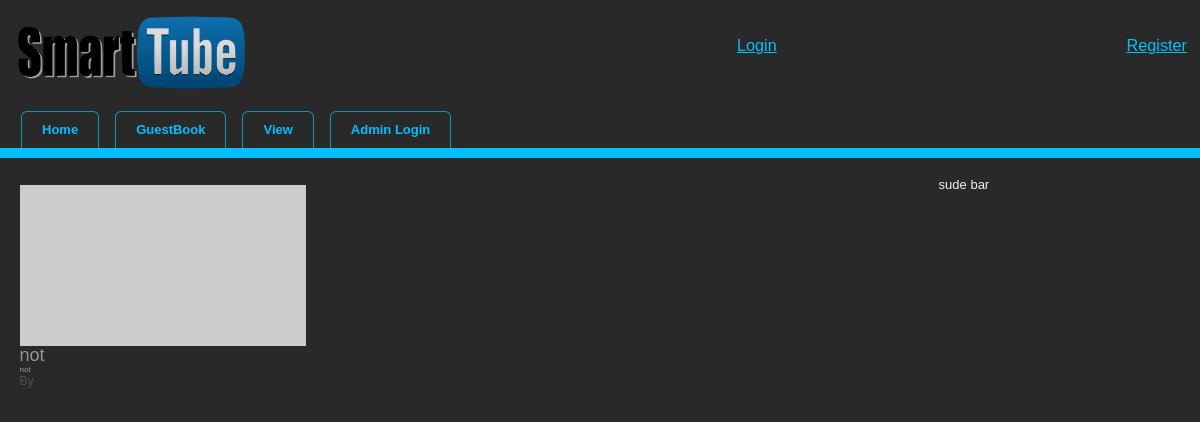
Before: / with the older database file.
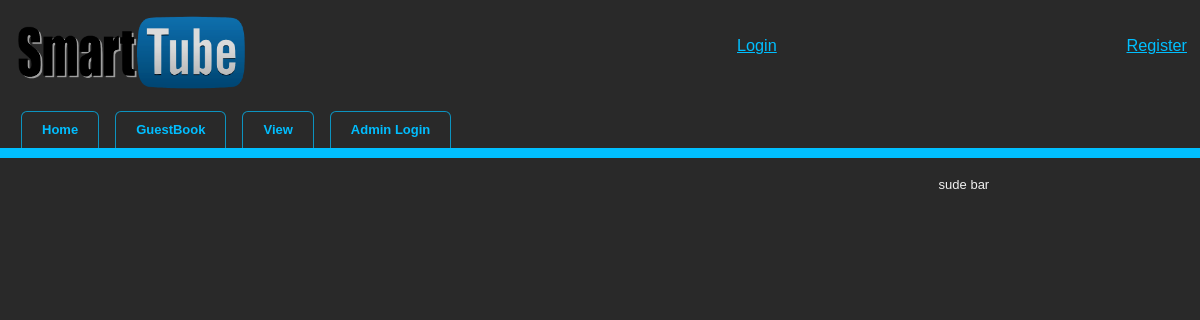
After: the same page with the newer database file.
### tables this page shows
CREATE TABLE videos (
id INTEGER PRIMARY KEY, username TEXT NOT NULL,
videoURL TEXT NOT NULL,
thumbURL TEXT NOT NULL,
timestamp INTEGER NOT NULL,
likes INTEGER,
views INTEGER,
desc TEXT NOT NULL,
title TEXT NOT NULL
);

### templator.php (called while the page is built)
<?php
	$head = file_get_contents('head.html');
	$main = include 'main.php';
	$footer1 = file_get_contents('footer1.html');
	$footer2 = file_get_contents('footer2.html');
	$footer3 = file_get_contents('footer3.html');
?>

### list.php (the view, shortened to what this page needs)
<?php
	function videoList($r){
		$db = new SQLite3('videos.db');
		$results = $db->query("SELECT * FROM videos");
		while($row = $results->fetchArray(SQLITE3_ASSOC)) {?>
			<div class="item">
				<div class="pic">
					<a href="video.php?id=<?= $row['id'] ?>">
						<img src="<?= htmlentities($row['thumbURL']) ?>"/>
					</a>
				</div>
				<div class="h-desc"><?= htmlentities($row['title']) ?></div>
				<div class="filename"><?= htmlentities(mb_strimwidth($row['desc'], 0, 25, "...")); ?></div>
				<div class="info">By <span class="username"><?= htmlentities($row['username']) ?></span></div>
			</div>
<?php
		};
		return ob_get_clean();
	};
?>

### main.php
<?php
	return call_user_func(function() {
		include 'env.php';
		$db = new SQLite3('videos.db');
		$stmt = $db->prepare('SELECT * FROM users WHERE username = :name');
		$stmt->bindValue(':name', $_COOKIE['username'], SQLITE3_TEXT);
		$result = $stmt->execute();
		$row = $result->fetchArray(SQLITE3_ASSOC);
		$gobackurl = urldecode($_SERVER['REQUEST_URI']);
		$username = htmlspecialchars($_COOKIE['username']);
		if(!(empty($_COOKIE['username']) && empty($_COOKIE['session_id'])) &&
			hash_equals(hash_hmac('sha256', $_COOKIE['username'] . $row['key'] . floor(time() / 14400), $TOPSECRET),
				$_COOKIE['session_id'])) {
			$replacement = <<<EOV
				<div class="cf" style="margin-bottom: 1em; font-size: 1.25em; text-align: center;">{$username}</div>
				<div class="cf" s>
					<div style="float: left; width: 33.33%; text-align: left;"><a href="/login.php?return={$gobackurl}" style="color:#00bfff;">Log into another account</a></div>
					<div style="float: left; width: 33.33%; text-align: center;"><a href="/logout.php?return={$gobackurl}" style="color:#00bfff;">Logout</a></div>
					<div style="float: left; width: 33.33%; text-align: right;"><a href="/register.php?return={$gobackurl}" style="color:#00bfff;">Register a new account</a></div>
				</div>
			EOV;
		} else {
			$replacement = <<<EOV
				<div style="padding-top: 1.5em"></div>
				<div class="cf" style="width: 450px;">
					<div style="float: left; width: 50%; text-align: left;"><a href="/login.php?return={$gobackurl}" style="color:#00bfff;">Login</a></div>
					<div style="float: left; width: 50%; text-align: right;"><a href="/register.php?return={$gobackurl}" style="color:#00bfff;">Register</a></div>
				</div>
			EOV;
		}
		return str_replace('', $replacement, file_get_contents('main.html'));
	});
?>

### index.php
<?php
	require 'templator.php';
	include 'list.php';
?>
<?= $head ?>
<?= $main ?>
<?= videoList('') ?>
<?= $footer1 ?>
sude bar
<?= $footer2 ?>
<?= $footer3 ?>

### style.css (style rules this page uses)
body { font: 13px/1.1 Verdana, Arial, system-ui, sans-serif; position: absolute; width: 100%; height: 99.99999%; }
html, body { margin: 0px; padding: 0px; }
html { background: #191919; color: #f0f0f0; }
*,*:after,*:before { box-sizing: border-box; }
#wrap { max-width: 1300px; min-width: 90px; margin: auto; background: #292929; padding: 13px; min-height: 100%; }
#logo { background: url('/SmartTube/Res/SmartTube_logo.png'); background-size: contain; width: 234.375px; height: 78.125px; float: left; filter: brightness(0.8) contrast(1.2); animation: 1s darklightanim infinite alternate; text-indent: -300vw; margin-bottom: 10px; }
#filter-div { float: right; font-size: 1.25em; }
#filter-div * { font: inherit; width: 100%; }
.cf:after { content: ' '; height: 0; display: block; visibility: hidden; clear: both; }
#side-truth { width: 21.16%; float: right; }
img { max-width: 100%; object-fit: contain; }
#content-div { width: 76.66%; float: left; }
.item { width: 33.33%; float: left; padding: 0.5em; }
.item * { max-width: 100%; display: block; }
.item .pic { height: 80%; overflow: hidden; cursor: pointer; }
.item .pic > * { filter: brightness(1); transition: transform 300ms, filter 300ms; }
.item .h-desc { font-size: 18px; color: #e9e9e9; filter: invert(0.4); }
.item .info { color: #e3e3e3; font-size: 12px; filter: invert(0.75); }
.item .filename { font-size: 8px; color: #999999; }

### Tabs.css (style rules this page uses)
.x-tabs { padding: 0px; margin: 0px; margin-top: 10px; list-style: none; }
.x-tabs:after { content: ' '; display: block; height: 10px; background: #00bfff; clear: both; margin-bottom: 20px; margin-left: -13px; margin-right: -13px; }
.x-tabs .x-tab { font-weight: bold; display: inline; float: left; margin: 0px 8px; border: 1px solid #00bfffb4; border-image-slice: 30; color: #00beff; border-bottom-style: none; border-radius: 6px 6px 0px 0px; }
.x-tabs .x-tab a:any-link { text-decoration: none; display: inline; float: left; font: inherit; color: inherit; padding: 11px 20px; }

Changed rows visible on the page:
removed videos: title "not", desc "not"
